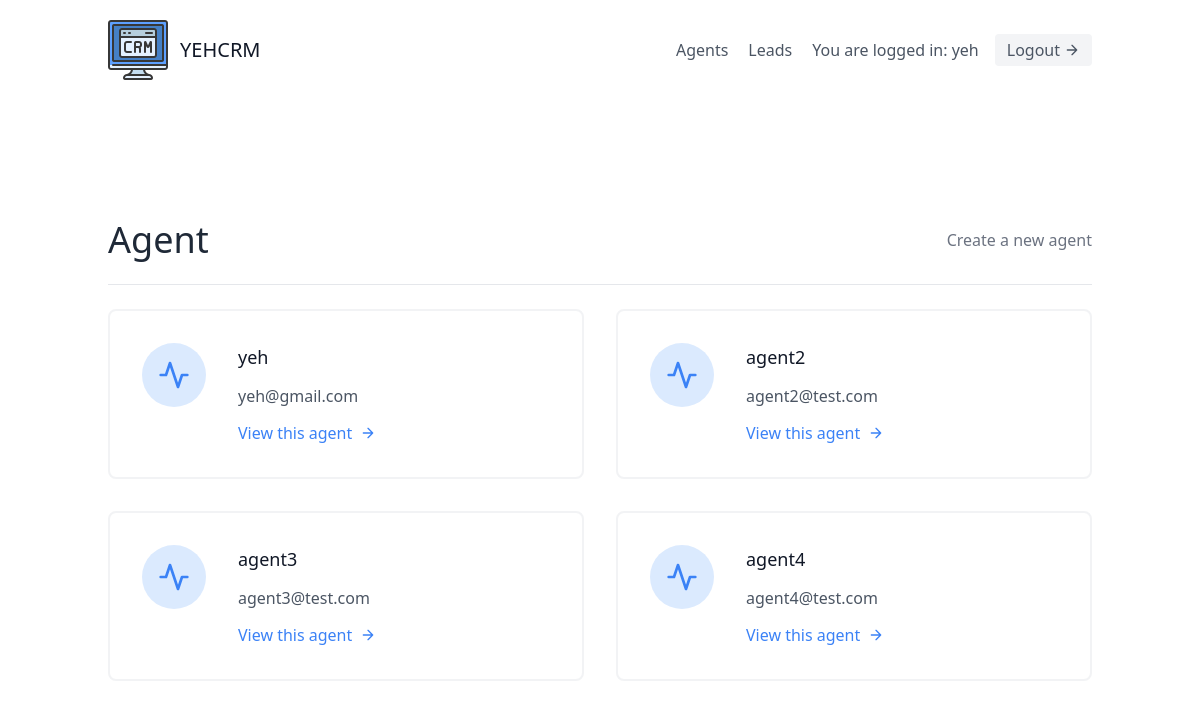
/agents/ (signed in), run on an earlier commit of the app's database.
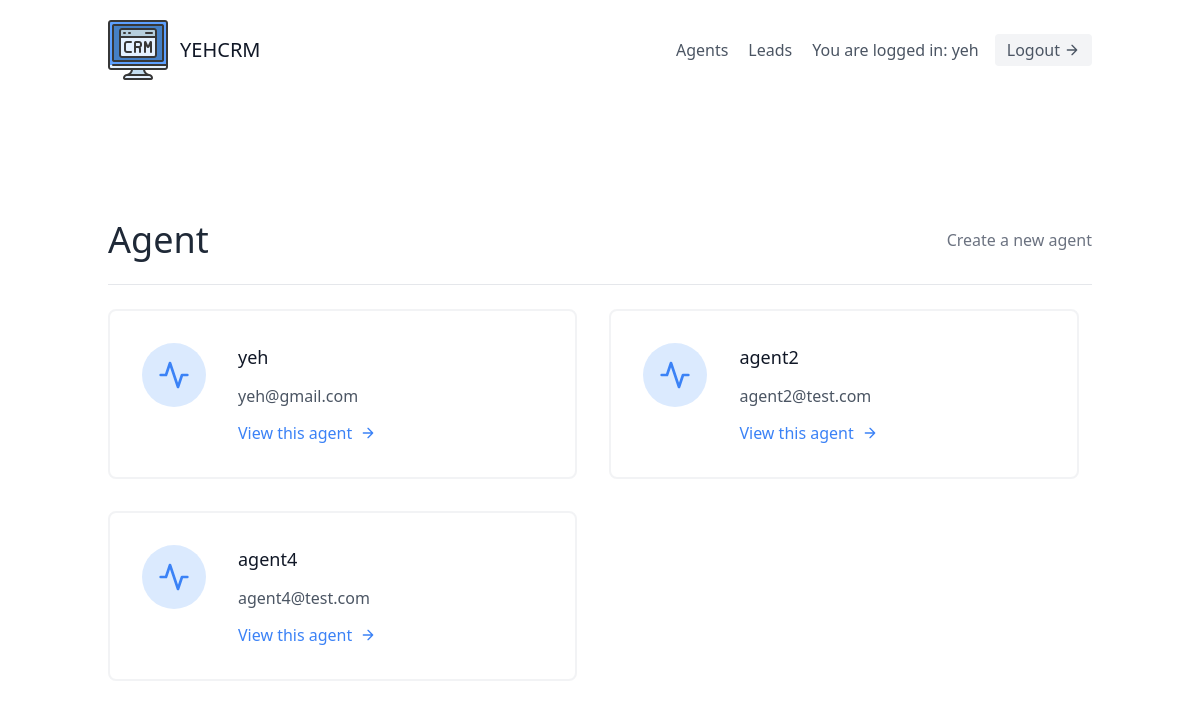
And on a later commit of the database.
### leads/models.py (models this page shows, shortened)
class Agent(models.Model):
    user = models.OneToOneField("User",on_delete=models.CASCADE)
    organization = models.ForeignKey(UserProfile,on_delete=models.CASCADE)

class User(AbstractUser):
    is_organizor = models.BooleanField(default=True)
    is_agent = models.BooleanField(default=False)

### agents/views.py (the view)
# urls.py: path('',AgentListView.as_view(),name='agent-list'),
class AgentListView(OrganizorAndLoginRequiredMixin,generic.ListView):
    template_name = "agents/agent_list.html"
    context_object_name = "agents"
    def get_queryset(self):
        return Agent.objects.all()

### agents/mixins.py (called while the page is built)
    def dispatch(self, request, *args, **kwargs):
        if not request.user.is_authenticated or not request.user.is_organizor:
            return redirect("leads:lead-list")
        return super().dispatch(request, *args, **kwargs)

### agents/templates/agents/agent_list.html (shortened to what this page needs)
{% extends "base.html" %}
{% block content %}
<section class="text-gray-600 body-font">
  <div class="container px-5 py-24 mx-auto flex flex-wrap">
    <div class="w-full mb-6 py-6 flex justify-between items-center border-b border-gray-200">
        <div>
            <h1 class="text-4xl text-gray-800">Agent</h1>
        </div>
        <div>
            <a class="text-gray-500 hover:text-blue-500" href="{% url 'agents:agent-create' %}">Create a new agent</a>
        </div>
    </div>
    <div class="flex flex-wrap -m-4">
        {% for agent in agents %}
        <div class="p-4 lg:w-1/2 md:w-full">
            <div class="flex border-2 rounded-lg border-gray-200 border-opacity-50 p-8 sm:flex-row flex-col">
            <div class="w-16 h-16 sm:mr-8 sm:mb-0 mb-4 inline-flex items-center justify-center rounded-full bg-blue-100 text-blue-500 flex-shrink-0">
                <svg fill="none" stroke="currentColor" stroke-linecap="round" stroke-linejoin="round" stroke-width="2" class="w-8 h-8" viewBox="0 0 24 24">
                <path d="M22 12h-4l-3 9L9 3l-3 9H2"></path>
                </svg>
            </div>
            <div class="flex-grow">
                <h2 class="text-gray-900 text-lg title-font font-medium mb-3">
                    {{ agent.user.username}}
                </h2>
                <p class="leading-relaxed text-base">
                    {{ agent.user.email}}
                </p>
                <a class="mt-3 text-blue-500 inline-flex items-center" href="{% url 'agents:agent-detail' agent.pk %}">
                    View this agent
                    <svg fill="none" stroke="currentColor" stroke-linecap="round" stroke-linejoin="round" stroke-width="2" class="w-4 h-4 ml-2" viewBox="0 0 24 24">
                        <path d="M5 12h14M12 5l7 7-7 7"></path>
                    </svg>
                </a>
            </div>
            </div>
        </div>
        {% endfor %}
    </div>
  </div>
</section>
{% endblock content%}

What changed in the data, as far as the page shows it:
removed Agent: user.username "agent3", user.email "agent3@test.com"
